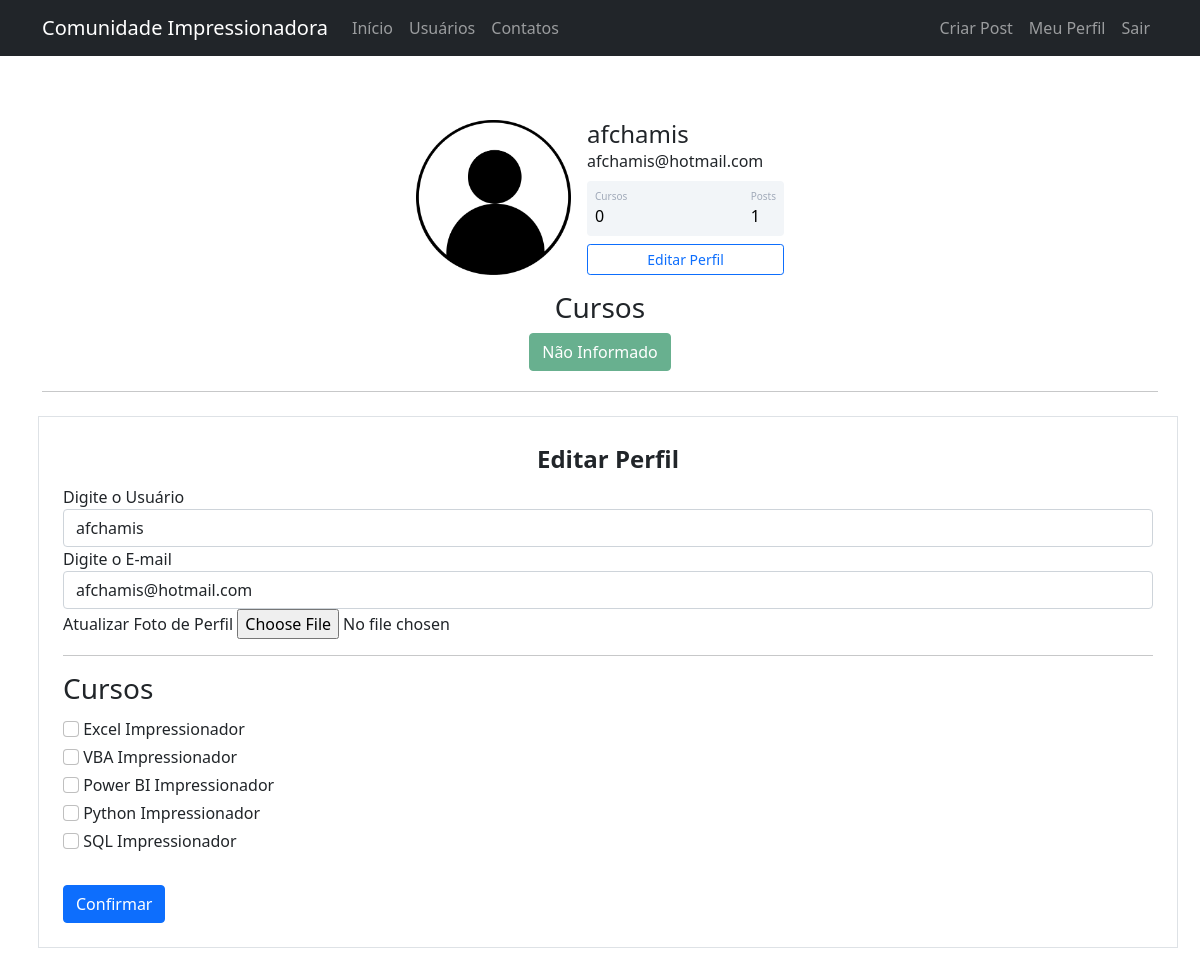
Screenshot of /perfil/editar (signed in) with the database file from the repository.
### comunidadeimpressionadora/models.py (models this page shows)
class Usuario(database.Model, UserMixin):
    id = database.Column(database.Integer, primary_key=True)
    username = database.Column(database.String, nullable=False)
    email = database.Column(database.String, nullable=False, unique=True)
    senha = database.Column(database.String, nullable=False)
    foto_perfil = database.Column(database.String, default='default.jpg')
    cursos = database.Column(database.String, nullable=False, default='Não Informado')
    posts = database.relationship('Post', backref='autor', lazy=True)
    def contar_posts(self):
        return len(self.posts)

### comunidadeimpressionadora/routes.py (the view, shortened to what this page needs)
@app.route('/perfil/editar',  methods=['GET', 'POST'])
@login_required
def editar_perfil():
    form = FormEditarPerfil()
    num_cursos, cursos = quantidade_cursos(current_user)
    if request.method == 'GET':
        form.email.data = current_user.email
        form.username.data = current_user.username
    foto_perfil = url_for('static', filename=f'fotos_perfil/{current_user.foto_perfil}')
    return render_template('editarperfil.html', foto_perfil=foto_perfil, form=form, cursos=cursos, quantidade_cursos=num_cursos)

### comunidadeimpressionadora/forms.py (shortened to what this page needs)
class FormEditarPerfil(FlaskForm):
    username = StringField('Digite o Usuário', validators=[DataRequired()])
    email = StringField('Digite o E-mail', validators=[DataRequired(), Email()])
    foto_perfil = FileField('Atualizar Foto de Perfil', validators=[FileAllowed(['jpg', 'png'])])
    curso_excel = BooleanField('Excel Impressionador')
    curso_vba = BooleanField('VBA Impressionador')
    curso_powerbi = BooleanField('Power BI Impressionador')
    curso_python = BooleanField('Python Impressionador')
    curso_sql = BooleanField('SQL Impressionador')
    botao_submit_editar_perfil = SubmitField('Confirmar')

### comunidadeimpressionadora/models.py (called while the page is built)
@login_manager.user_loader
def load_usuario(id_usuario):
    return Usuario.query.get(int(id_usuario))

### comunidadeimpressionadora/routes.py (called while the page is built)
def quantidade_cursos(user: current_user):
    lista_cursos = user.cursos.split(';')
    if 'Não Informado' in lista_cursos:
        return 0, lista_cursos
    return len(lista_cursos), lista_cursos

### comunidadeimpressionadora/templates/editarperfil.html (shortened to what this page needs)
{% extends 'perfil.html' %}
{% block form_editar_perfil %}
<div class="container">
    <hr>
    <div class="row">
        <form method="POST" action="" class="border p-4 m-2" enctype="multipart/form-data">
            <fieldset>
                <legend class="text-center font-weight-bold"><b>Editar Perfil</b></legend>
                <div class="form-group">
                    {{ form.username.label(class="form-control-label") }}
                    {% if form.username.errors %}
                        {{ form.username(class="form-control is-invalid") }}
                    <div class="invalid-feedback">
                        {% for erro in form.username.errors %}
                            {{ erro }}
                        {% endfor %}
                    </div>
                    {% else %}
                        {{ form.username(class="form-control") }}
                    {% endif %}
                </div>
                <div class="form-group">
                    {{ form.email.label(class="form-control-label") }}
                    {% if form.email.errors %}
                        {{ form.email(class="form-control is-invalid") }}
                    <div class="invalid-feedback">
                        {% for erro in form.email.errors %}
                            {{ erro }}
                        {% endfor %}
                    </div>
                    {% else %}
                        {{ form.email(class="form-control") }}
                    {% endif %}
                </div>
                <div class="form-group">
                    {{ form.foto_perfil.label }}
                    {{ form.foto_perfil(class="form-control-file") }}
                </div>
                <hr>
                <h3>Cursos</h3>
                {% for campo in form %}
                    {% if 'curso_' in campo.name %}
                        <div class="form-group">
                            {{ campo(class="form-check-input mt-2") }}
                            {{ campo.label(class="form-check-label mt-1") }}
                        </div>
                    {% endif %}
                {% endfor %}
                <br>
            </fieldset>
            {{ form.botao_submit_editar_perfil(class="btn btn-primary mt-2") }}
        </form>
    </div>
</div>
{% endblock %}

### comunidadeimpressionadora/templates/perfil.html
{% extends 'base.html'%}
{% block body %}
<div class="container mt-5 d-flex justify-content-center">
    <div class="card p-3">
        <div class="d-flex align-items-center">
            <div class="image me-3"> <img src="{{ foto_perfil }}" class="rounded" width="155"> </div>
            <div class="ml-3 w-100">
                <h4 class="mb-0 mt-0">{{current_user.username}}</h4> <span>{{current_user.email}}</span>
                <div class="p-2 mt-2 bg-primary d-flex justify-content-between rounded text-white stats">
                    <div class="d-flex flex-column"> <span class="articles">Cursos</span> <span class="number1">{{ quantidade_cursos }}</span> </div>
                    <div class="d-flex flex-column"> <span class="followers">Posts</span> <span class="number2">{{ current_user.contar_posts() }}</span> </div>
                </div>
                <div class="button mt-2 d-flex flex-row align-items-center"> <a href="{{url_for('editar_perfil')}}" class="btn btn-sm btn-outline-primary w-100">Editar Perfil</a></div>
            </div>
        </div>
    </div>
</div>
<div class="row justify-content-center">
    <div class="col col-4" style="text-align: center
">
        <h3>Cursos</h3>
        {% for curso in cursos%}
            <button type="button" class="btn btn-success mb-1" disabled>{{curso}}</button>
        {% endfor %}
    </div>
</div>
{% block form_editar_perfil %}
{% endblock %}
{% endblock %}

### comunidadeimpressionadora/static/profile.css (style rules this page uses)
.card { width: 400px; border: none; border-radius: 10px; background-color: #fff }
.stats { background: #f2f5f8 !important; color: #000 !important }
.articles { font-size: 10px; color: #a1aab9 }
.number1 { font-weight: 500 }
.followers { font-size: 10px; color: #a1aab9 }
.number2 { font-weight: 500 }

### rows the page displays
Usuario: username "afchamis", email "afchamis@hotmail.com", cursos "Não Informado"

### other values shown
{{ quantidade_cursos }} "0"
{{ current_user.contar_posts() }} "1"
{{ campo.label(class="form-check-label mt-1") }} "Excel Impressionador" "VBA Impressionador" "Power BI Impressionador" "Python Impressionador" "SQL Impressionador"
